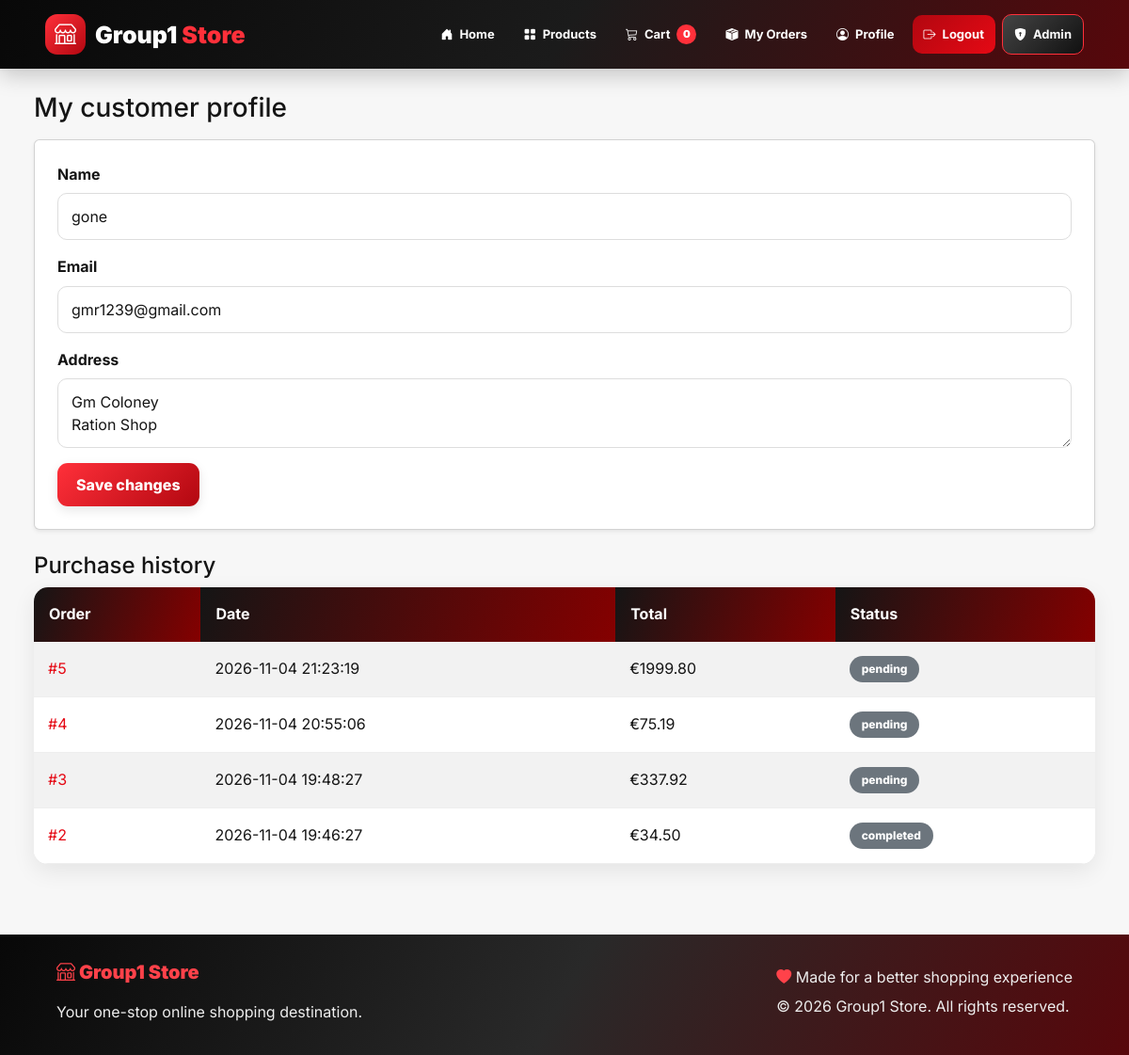
Screenshot of /profile (signed in) with the database file from the repository.
### tables this page shows
CREATE TABLE customers (
            id INTEGER PRIMARY KEY AUTOINCREMENT,
            name TEXT NOT NULL,
            email TEXT NOT NULL UNIQUE,
            address TEXT NOT NULL DEFAULT '',
            password_hash TEXT NOT NULL,
            created_at TEXT NOT NULL DEFAULT CURRENT_TIMESTAMP
        );

CREATE TABLE orders (
            id INTEGER PRIMARY KEY AUTOINCREMENT,
            customer_id INTEGER NOT NULL,
            total REAL NOT NULL,
            status TEXT NOT NULL DEFAULT 'pending'
                CHECK(status IN ('pending', 'shipped', 'completed')),
            created_at TEXT NOT NULL DEFAULT CURRENT_TIMESTAMP, payment_method TEXT NOT NULL
            DEFAULT 'Cash on Delivery', payment_status TEXT NOT NULL
            DEFAULT 'Pending',
            FOREIGN KEY(customer_id) REFERENCES customers(id)
        );

### app.py (the view, shortened to what this page needs)
@app.route("/profile", methods=["GET", "POST"])
@customer_required
def profile():
    db = get_db()
    customer = current_customer()
    orders_list = db.execute(
        """
        SELECT
            id,
            total,
            status,
            payment_method,
            payment_status,
            created_at

        FROM orders

        WHERE customer_id = ?

        ORDER BY id DESC
        """,
        (customer["id"],)
    ).fetchall()
    return render_template(
        "profile.html",
        customer=current_customer(),
        orders=orders_list
    )

### app.py (called while the page is built, shortened)
def get_db():
    if "db" not in g:
        g.db = sqlite3.connect(DATABASE)
        g.db.row_factory = sqlite3.Row
        g.db.execute("PRAGMA foreign_keys = ON")
    return g.db

def current_customer():
    customer_id = session.get("customer_id")
    if not customer_id:
        return None
    return get_db().execute(
        """
        SELECT id, name, email, address
        FROM customers
        WHERE id = ?
        """,
        (customer_id,)
    ).fetchone()

@app.context_processor
def inject_common_values():
    cart = session.get("cart", {})
    return {
        "logged_in_customer": current_customer(),
        "cart_count": sum(
            int(qty) for qty in cart.values()
        ),
        "admin_logged_in": session.get(
            "admin_logged_in",
            False
        )
    }

def customer_required(view):
    @wraps(view)
    def wrapped(*args, **kwargs):
        return view(*args, **kwargs)
    return wrapped

### templates/profile.html (shortened to what this page needs)
{% extends "base.html" %}
{% block content %}
<h1 class="h3 mb-3">My customer profile</h1>
<div class="card shadow-sm mb-4"><div class="card-body p-4">
<form method="post">
  <label class="form-label">Name</label><input class="form-control mb-3" name="name" value="{{ customer.name }}" required>
  <label class="form-label">Email</label><input class="form-control mb-3" type="email" name="email" value="{{ customer.email }}" required>
  <label class="form-label">Address</label><textarea class="form-control mb-3" name="address" rows="2" required>{{ customer.address }}</textarea>
  <button class="btn btn-primary">Save changes</button>
</form></div></div>
<h2 class="h4">Purchase history</h2>
{% if orders %}
<div class="table-responsive"><table class="table table-striped bg-white"><thead><tr><th>Order</th><th>Date</th><th>Total</th><th>Status</th></tr></thead><tbody>
{% for order in orders %}<tr><td><a href="{{ url_for('order_detail', order_id=order.id) }}">#{{ order.id }}</a></td><td>{{ order.created_at }}</td><td>€{{ "%.2f"|format(order.total) }}</td><td><span class="badge text-bg-secondary">{{ order.status }}</span></td></tr>{% endfor %}
</tbody></table></div>
{% else %}<p class="text-secondary">You have not placed any orders yet.</p>{% endif %}
{% endblock %}

### static/style.css (style rules this page uses)
:root { --red: #e50914; --red-dark: #b20710; --red-light: #ff424a; --black: #151515; --dark: #222222; --white: #ffffff; --light: #f5f5f5; --grey: #eeeeee; --muted: #666666; --success: #15803d; --warning: #f59e0b; --info: #0891b2; --radius: 16px; --shadow: 0 8px 25px rgba(0, 0, 0, 0.08); --red-shadow: 0 8px 25px rgba(229, 9, 20, 0.15); }
* { margin: 0; padding: 0; box-sizing: border-box; }
html { scroll-behavior: smooth; }
body { font-family: 'Inter', sans-serif; background: #f7f7f7; color: var(--black); min-height: 100vh; line-height: 1.6; }
a { text-decoration: none; color: var(--red); transition: 0.3s ease; }
button, input, select, textarea { font-family: inherit; }
button { cursor: pointer; }
h1, h2, h3, h4, h5, h6 { font-weight: 800; color: var(--black); margin-bottom: 18px; }
h1 { font-size: clamp(26px, 4vw, 36px); }
h2 { font-size: 27px; }
.btn { border: none !important; border-radius: 11px !important; padding: 11px 20px !important; font-weight: 800 !important; transition: all 0.25s ease !important; position: relative; overflow: hidden; box-shadow: 0 4px 12px rgba(0, 0, 0, 0.10); cursor: pointer; }
.btn-primary, .btn-danger { background: linear-gradient(135deg, #ff303a, #b20710) !important; color: white !important; }
.form-control, .form-select { border: 1px solid #dddddd !important; border-radius: 10px !important; padding: 12px 14px !important; background-color: #fff; color: var(--black); transition: 0.25s ease; }
.form-label { font-weight: 700; color: var(--black); margin-bottom: 7px; }
.table-responsive { border-radius: 15px; box-shadow: var(--shadow); background: white; }
.table { margin-bottom: 0 !important; vertical-align: middle !important; }
.table thead th { background: linear-gradient(110deg, #151515, #850000); color: white; padding: 16px; border: none; white-space: nowrap; }
.table tbody td { padding: 15px; border-color: #eeeeee; color: var(--black); }
.table tbody tr { transition: 0.2s ease; }
.badge { border-radius: 30px !important; padding: 8px 13px !important; font-size: 12px !important; font-weight: 800 !important; }
.card { transition: all 0.3s ease; }

### rows the page displays
customers: name "gone", email "gmr1239@gmail.com", address "Gm Coloney Ration Shop"
orders: id "5", created_at "2026-11-04 21:23:19", total "1999.80", status "pending"
orders: id "4", created_at "2026-11-04 20:55:06", total "75.19", status "pending"
orders: id "3", created_at "2026-11-04 19:48:27", total "337.92", status "pending"
orders: id "2", created_at "2026-11-04 19:46:27", total "34.50", status "completed"

### other values shown
{{ cart_count }} "0"
